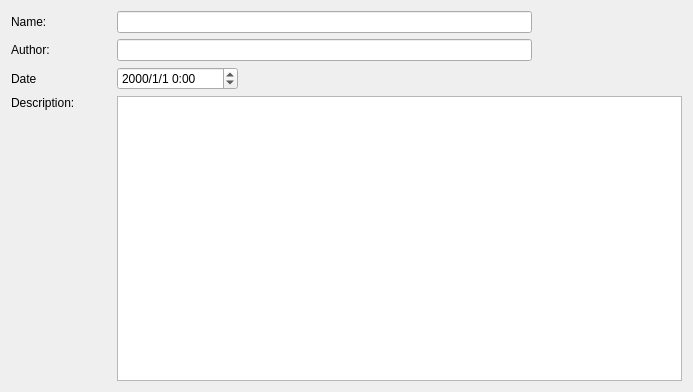
<?xml version="1.0" encoding="UTF-8"?>
<ui version="4.0">
 <class>ProjectInfoWidget</class>
 <widget class="QWidget" name="ProjectInfoWidget">
  <property name="geometry">
   <rect>
    <x>0</x>
    <y>0</y>
    <width>693</width>
    <height>392</height>
   </rect>
  </property>
  <property name="windowTitle">
   <string>ProjectInfoWidget</string>
  </property>
  <layout class="QVBoxLayout" name="verticalLayout_2">
   <item>
    <layout class="QHBoxLayout" name="horizontalLayout_3">
     <item>
      <widget class="QLabel" name="label">
       <property name="minimumSize">
        <size>
         <width>100</width>
         <height>0</height>
        </size>
       </property>
       <property name="text">
        <string>Name:</string>
       </property>
      </widget>
     </item>
     <item>
      <widget class="QLineEdit" name="lineEdit_projectName">
       <property name="minimumSize">
        <size>
         <width>415</width>
         <height>0</height>
        </size>
       </property>
      </widget>
     </item>
     <item>
      <spacer name="horizontalSpacer_2">
       <property name="orientation">
        <enum>Qt::Horizontal</enum>
       </property>
       <property name="sizeHint" stdset="0">
        <size>
         <width>40</width>
         <height>20</height>
        </size>
       </property>
      </spacer>
     </item>
    </layout>
   </item>
   <item>
    <layout class="QHBoxLayout" name="horizontalLayout">
     <item>
      <widget class="QLabel" name="label_4">
       <property name="minimumSize">
        <size>
         <width>100</width>
         <height>0</height>
        </size>
       </property>
       <property name="text">
        <string>Author:</string>
       </property>
      </widget>
     </item>
     <item>
      <widget class="QLineEdit" name="lineEdit_operator">
       <property name="minimumSize">
        <size>
         <width>415</width>
         <height>0</height>
        </size>
       </property>
      </widget>
     </item>
     <item>
      <spacer name="horizontalSpacer_4">
       <property name="orientation">
        <enum>Qt::Horizontal</enum>
       </property>
       <property name="sizeHint" stdset="0">
        <size>
         <width>37</width>
         <height>18</height>
        </size>
       </property>
      </spacer>
     </item>
    </layout>
   </item>
   <item>
    <layout class="QHBoxLayout" name="horizontalLayout_4">
     <item>
      <widget class="QLabel" name="label_5">
       <property name="minimumSize">
        <size>
         <width>100</width>
         <height>0</height>
        </size>
       </property>
       <property name="text">
        <string>Date</string>
       </property>
      </widget>
     </item>
     <item>
      <widget class="QDateTimeEdit" name="dateTimeEdit_date">
       <property name="displayFormat">
        <string>yyyy/M/d H:mm</string>
       </property>
      </widget>
     </item>
     <item>
      <spacer name="horizontalSpacer_5">
       <property name="orientation">
        <enum>Qt::Horizontal</enum>
       </property>
       <property name="sizeHint" stdset="0">
        <size>
         <width>37</width>
         <height>18</height>
        </size>
       </property>
      </spacer>
     </item>
    </layout>
   </item>
   <item>
    <layout class="QHBoxLayout" name="horizontalLayout_5">
     <item>
      <layout class="QVBoxLayout" name="verticalLayout">
       <item>
        <widget class="QLabel" name="label_3">
         <property name="minimumSize">
          <size>
           <width>100</width>
           <height>0</height>
          </size>
         </property>
         <property name="text">
          <string>Description:</string>
         </property>
        </widget>
       </item>
       <item>
        <spacer name="verticalSpacer">
         <property name="orientation">
          <enum>Qt::Vertical</enum>
         </property>
         <property name="sizeHint" stdset="0">
          <size>
           <width>20</width>
           <height>40</height>
          </size>
         </property>
        </spacer>
       </item>
      </layout>
     </item>
     <item>
      <widget class="QPlainTextEdit" name="plainTextEdit_description"/>
     </item>
    </layout>
   </item>
  </layout>
 </widget>
 <layoutdefault spacing="6" margin="11"/>
 <resources/>
 <connections/>
</ui>
